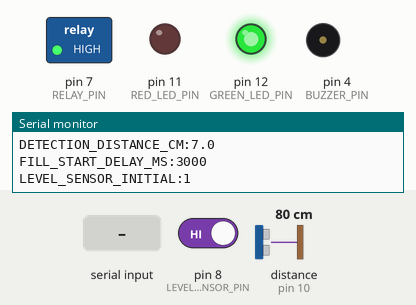
This sketch was run on a simulated Arduino Uno, built with avr-gcc and run on an emulated ATmega328P. Parts: switched loads named in the sketch (green lamp = pin HIGH), output pins drawn as LEDs (lit = HIGH), buzzer (waves = sounding), the last lines printed to the serial monitor. The inputs (shaded band) are chosen by the test bench; at power-on: distance to the obstacle (sensor on pin 10) 80 cm, pin 8 (LEVEL_SENSOR_PIN) HIGH. The echo pulse lasts 58.3 µs per cm; pins used as bus, display or sensor lines are not drawn.

Above: at 1.2 s.
1.3 s: "BUSY\n" received over Serial
At 2.5 s:
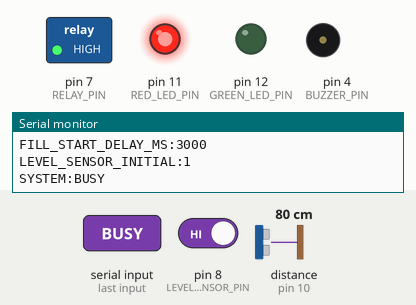
2.8 s: "READY\n" received over Serial
At 4.0 s:
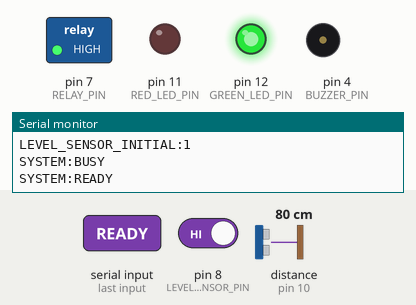
4.3 s: "ENABLE\n" received over Serial
At 5.2 s:
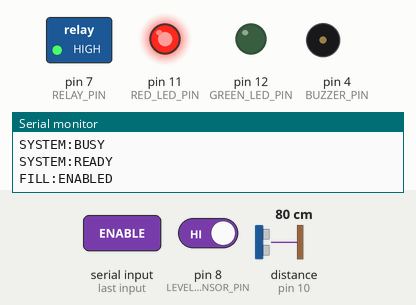
5.9 s: distance to the obstacle (sensor on pin 10) set to 2 cm
7.5 s: distance to the obstacle (sensor on pin 10) set to 6 cm
At 10.2 s:
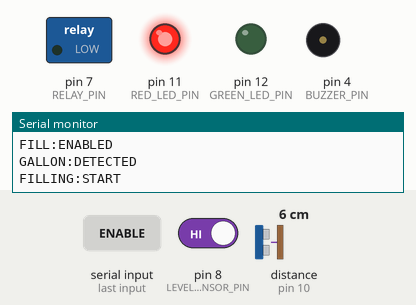
10.5 s: distance to the obstacle (sensor on pin 10) set to 9 cm
Timing chart, 0 to 14.5 s (numbered marks = the images above; inputs shaded):
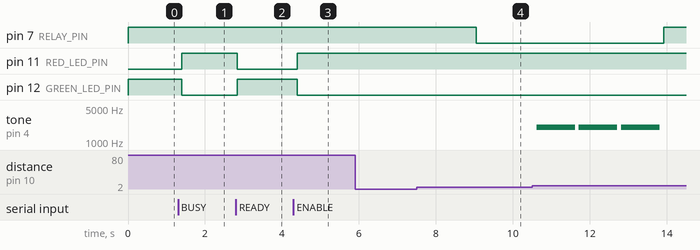

Measured:
- after the input at 1.3 s, pin 11 (RED_LED_PIN): LOW → HIGH after 0.09 s; pin 12 (GREEN_LED_PIN): HIGH → LOW after 0.09 s
- after the input at 2.8 s, pin 11 (RED_LED_PIN): HIGH → LOW at once; pin 12 (GREEN_LED_PIN): LOW → HIGH at once
- after the input at 4.3 s, pin 11 (RED_LED_PIN): LOW → HIGH after 0.10 s; pin 12 (GREEN_LED_PIN): HIGH → LOW after 0.10 s
- by itself, tone on pin 4 (BUZZER_PIN): alternates 2000 Hz for 1.0 s and silent for 0.10 s

The sketch:

arduino2_fill_controller.ino
```cpp
/*
 * SECOND ARDUINO - SOLENOID FILL CONTROLLER
 *
 * Behavior:
 * - After NO DEFECT decision (ENABLE command), ultrasonic detection is active
 * - Detect gallon with ultrasonic sensor
 * - Wait 3 seconds of stable detection before opening valve
 * - Stop valve immediately when liquid level sensor detects water
 * - Stop valve if gallon is removed while filling
 *
 * Serial commands are supported for integration with the Python app:
 * ENABLE | DISABLE | STATUS
 */

const int TRIG_PIN = 9;
const int ECHO_PIN = 10;
const int RELAY_PIN = 7;
const int LEVEL_SENSOR_PIN = 8;
const int BUZZER_PIN = 4;
const int RED_LED_PIN = 11;
const int GREEN_LED_PIN = 12;

const float DETECTION_DISTANCE_CM = 7.0;
const unsigned long FILL_START_DELAY_MS = 3000;
const unsigned long MIN_FILL_TIME_MS = 1500;
const unsigned long LEVEL_CONFIRM_MS = 400;
const unsigned long REMOVAL_CONFIRM_MS = 500;
const unsigned long LOOP_DELAY_MS = 120;

const int RELAY_ON = LOW;
const int RELAY_OFF = HIGH;
const int LEVEL_WATER_DETECTED_STATE = HIGH; // <-- flipped from LOW to HIGH

bool fillEnabled = false;
bool isFilling = false;
bool gallonDetected = false;
bool cycleBusy = false;
bool waitingForPickup = false;
unsigned long gallonDetectedAt = 0;
unsigned long fillStartedAt = 0;
unsigned long levelDetectedAt = 0;
unsigned long gallonRemovedAt = 0;

void updateStatusLeds() {
  const bool busy = cycleBusy || fillEnabled || isFilling || waitingForPickup;
  digitalWrite(RED_LED_PIN, busy ? HIGH : LOW);
  digitalWrite(GREEN_LED_PIN, busy ? LOW : HIGH);
}

void resetFillTracking() {
  isFilling = false;
  gallonDetected = false;
  waitingForPickup = false;
  gallonDetectedAt = 0;
  fillStartedAt = 0;
  levelDetectedAt = 0;
  gallonRemovedAt = 0;
}

void buzzFullAlert() {
  for (int i = 0; i < 3; i++) {
    tone(BUZZER_PIN, 2000, 1000);
    delay(1100);
  }
  noTone(BUZZER_PIN);
}

float readDistanceCm() {
  digitalWrite(TRIG_PIN, LOW);
  delayMicroseconds(2);
  digitalWrite(TRIG_PIN, HIGH);
  delayMicroseconds(10);
  digitalWrite(TRIG_PIN, LOW);

  long durationUs = pulseIn(ECHO_PIN, HIGH, 60000);
  if (durationUs == 0) {
    return 999.0;
  }

  return (durationUs * 0.034f) / 2.0f;
}

void setValve(bool open) {
  digitalWrite(RELAY_PIN, open ? RELAY_ON : RELAY_OFF);
}

void stopFilling(const char* reason) {
  setValve(false);
  resetFillTracking();
  updateStatusLeds();
  Serial.println(reason);
}

void markCycleBusy() {
  cycleBusy = true;
  updateStatusLeds();
}

void markCycleReady() {
  fillEnabled = false;
  cycleBusy = false;
  setValve(false);
  resetFillTracking();
  updateStatusLeds();
}

void completeFillingAndWaitForPickup() {
  setValve(false);
  fillEnabled = false;
  isFilling = false;
  gallonDetected = false;
  gallonDetectedAt = 0;
  fillStartedAt = 0;
  levelDetectedAt = 0;
  waitingForPickup = true;
  gallonRemovedAt = 0;
  markCycleBusy();
  Serial.println("FILLING:COMPLETE");
}

void handleCommand(String cmd) {
  cmd.trim();
  cmd.toUpperCase();

  if (cmd == "BUSY") {
    markCycleBusy();
    Serial.println("SYSTEM:BUSY");
  } else if (cmd == "READY") {
    markCycleReady();
    Serial.println("SYSTEM:READY");
  } else if (cmd == "ENABLE") {
    fillEnabled = true;
    resetFillTracking();
    setValve(false);
    markCycleBusy();
    Serial.println("FILL:ENABLED");
  } else if (cmd == "DISABLE") {
    fillEnabled = false;
    resetFillTracking();
    setValve(false);
    updateStatusLeds();
    Serial.println("FILL:DISABLED");
  } else if (cmd == "STATUS") {
    Serial.print("FILL:STATE=");
    Serial.println(fillEnabled ? "ENABLED" : "DISABLED");
    Serial.print("FILLING:");
    Serial.println(isFilling ? "YES" : "NO");
    Serial.print("SYSTEM_BUSY:");
    Serial.println((cycleBusy || waitingForPickup) ? "YES" : "NO");
    Serial.print("WAITING_PICKUP:");
    Serial.println(waitingForPickup ? "YES" : "NO");
    Serial.print("DISTANCE:");
    Serial.println(readDistanceCm(), 1);
    Serial.print("LEVEL_SENSOR_RAW:");
    Serial.println(digitalRead(LEVEL_SENSOR_PIN));
    Serial.print("WATER_DETECTED:");
    Serial.println((digitalRead(LEVEL_SENSOR_PIN) == LEVEL_WATER_DETECTED_STATE) ? "YES" : "NO");
  }
}

void setup() {
  pinMode(TRIG_PIN, OUTPUT);
  pinMode(ECHO_PIN, INPUT);
  pinMode(RELAY_PIN, OUTPUT);
  pinMode(LEVEL_SENSOR_PIN, INPUT_PULLUP);
  pinMode(BUZZER_PIN, OUTPUT);
  pinMode(RED_LED_PIN, OUTPUT);
  pinMode(GREEN_LED_PIN, OUTPUT);

  setValve(false);
  noTone(BUZZER_PIN);
  markCycleReady();

  Serial.begin(9600);
  while (!Serial) { ; }

  Serial.println("READY");
  Serial.println("Commands: ENABLE | DISABLE | STATUS | BUSY | READY");
  Serial.print("DETECTION_DISTANCE_CM:");
  Serial.println(DETECTION_DISTANCE_CM, 1);
  Serial.print("FILL_START_DELAY_MS:");
  Serial.println(FILL_START_DELAY_MS);
  Serial.print("LEVEL_SENSOR_INITIAL:");
  Serial.println(digitalRead(LEVEL_SENSOR_PIN)); // shows state at boot
}

void loop() {
  if (Serial.available() > 0) {
    String command = Serial.readStringUntil('\n');
    handleCommand(command);
  }

  const bool shouldTrackGallon = fillEnabled || isFilling || waitingForPickup;
  const float distance = shouldTrackGallon ? readDistanceCm() : 999.0;
  const bool gallonInRange = shouldTrackGallon && (distance <= DETECTION_DISTANCE_CM);
  const bool waterNearFull = (digitalRead(LEVEL_SENSOR_PIN) == LEVEL_WATER_DETECTED_STATE);

  if (gallonInRange) {
    if (fillEnabled && !gallonDetected) {
      gallonDetected = true;
      gallonDetectedAt = millis();
      Serial.println("GALLON:DETECTED");
    }
  } else {
    if (fillEnabled && gallonDetected && !isFilling) {
      Serial.println("GALLON:REMOVED");
    }
    gallonDetected = false;
    gallonDetectedAt = 0;
  }

  if (fillEnabled && !isFilling) {
    setValve(false);
  }

  if (fillEnabled && !isFilling && gallonDetected) {
    unsigned long detectedForMs = millis() - gallonDetectedAt;
    if (detectedForMs >= FILL_START_DELAY_MS) {
      setValve(true);
      isFilling = true;
      fillStartedAt = millis();
      levelDetectedAt = 0;
      Serial.println("FILLING:START");
    }
  }

  if (isFilling) {
    if (waterNearFull) {
      if (levelDetectedAt == 0) {
        levelDetectedAt = millis();
      }

      bool minFillElapsed = (millis() - fillStartedAt) >= MIN_FILL_TIME_MS;
      bool levelStable = (millis() - levelDetectedAt) >= LEVEL_CONFIRM_MS;
      if (minFillElapsed && levelStable) {
        buzzFullAlert();
        completeFillingAndWaitForPickup();
      }
    } else {
      levelDetectedAt = 0;
    }

    if (!gallonInRange) {
      stopFilling("FILLING:STOPPED_NO_GALLON");
    }
  }

  if (waitingForPickup) {
    if (!gallonInRange) {
      if (gallonRemovedAt == 0) {
        gallonRemovedAt = millis();
      }

      if ((millis() - gallonRemovedAt) >= REMOVAL_CONFIRM_MS) {
        waitingForPickup = false;
        cycleBusy = false;
        gallonRemovedAt = 0;
        updateStatusLeds();
        Serial.println("GALLON:REMOVED_READY");
      }
    } else {
      gallonRemovedAt = 0;
    }
  }

  delay(LOOP_DELAY_MS);
}
```
